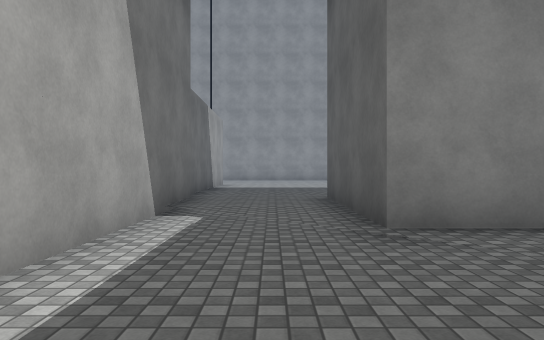
View 1 (above)

16 first-person views from a walk through a 3-D level made in the Unity game engine. The camera is 1.3 m above the floor, looks level and sees 70° across. The floor is counted in squares, 2 m on a side. Each view is taken from the middle of a square. On the plan, view 1 faces up. The plan holds only what a view shows up to about 11 squares ahead; the rest is blank. The place goes on beyond the plan. Surface patterns are stand-ins for the level's own textures.

View 2
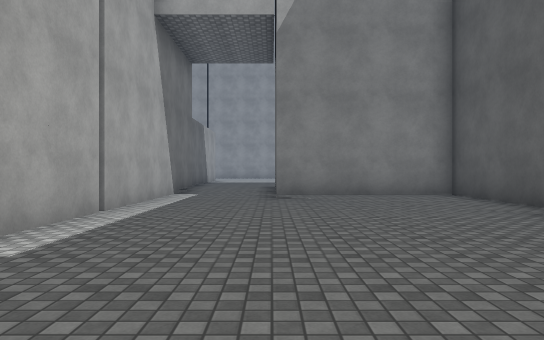

View 3
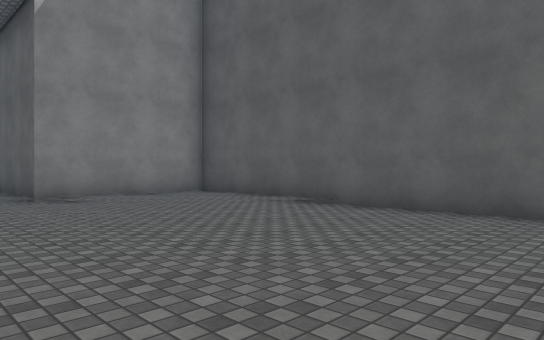

View 4
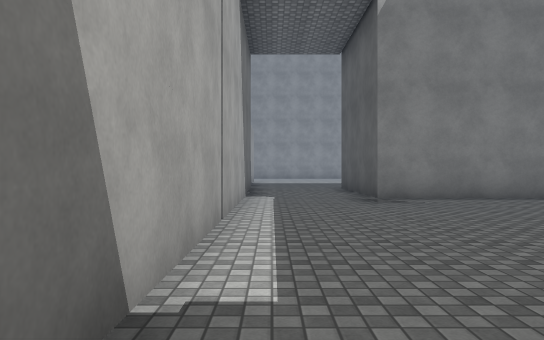

View 5
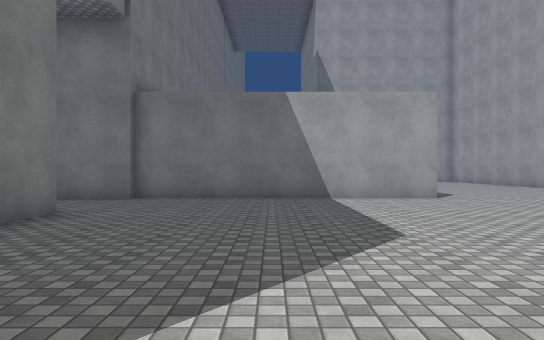

View 6
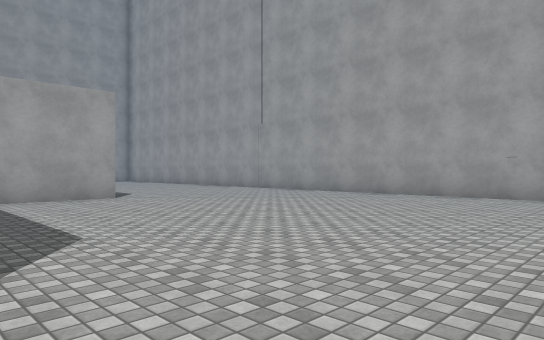

View 7
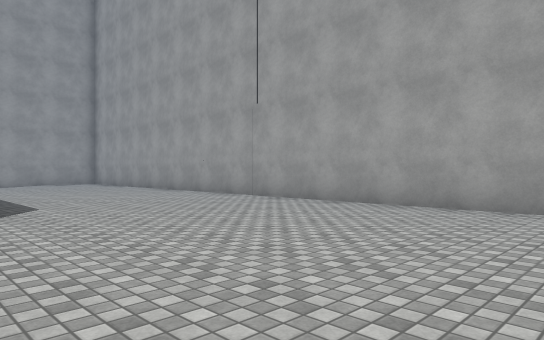

View 8
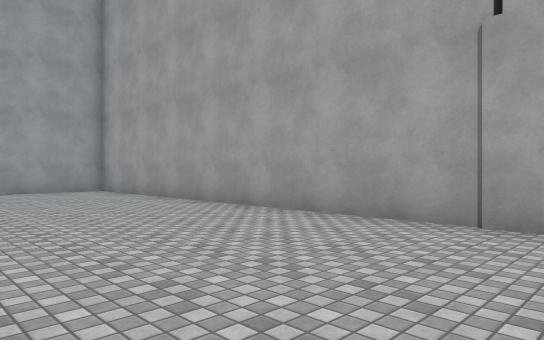

View 9
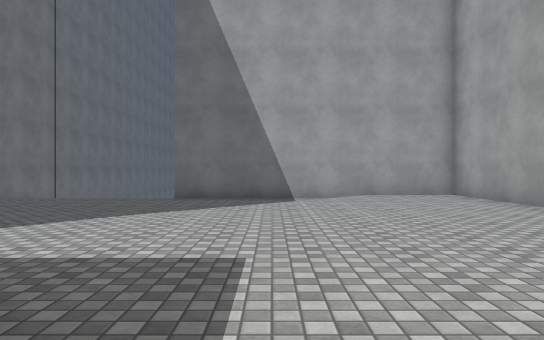

View 10
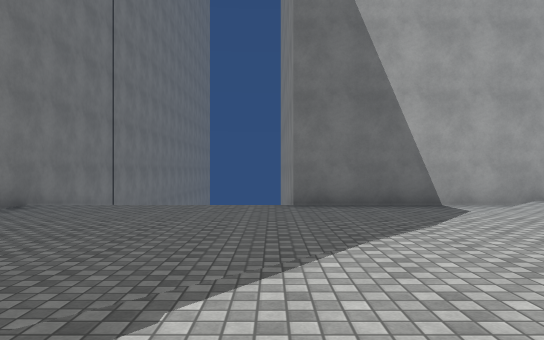

View 11
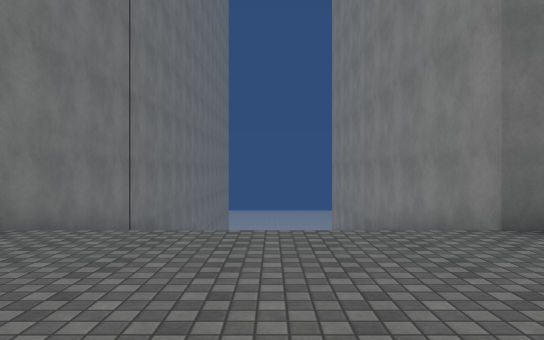

View 12
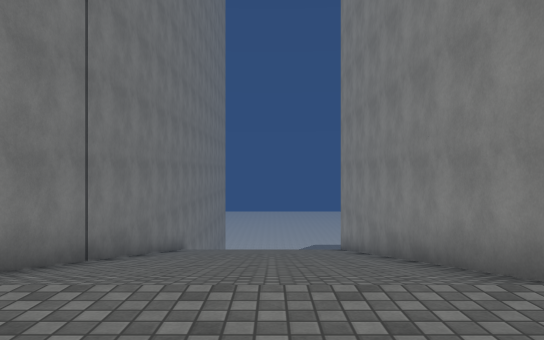

View 13
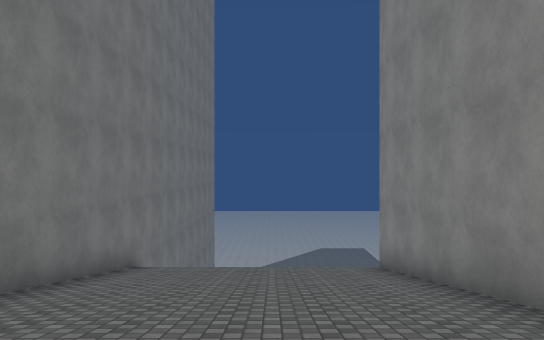

View 14
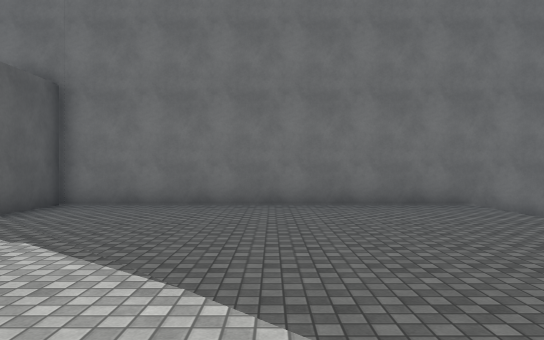

View 15
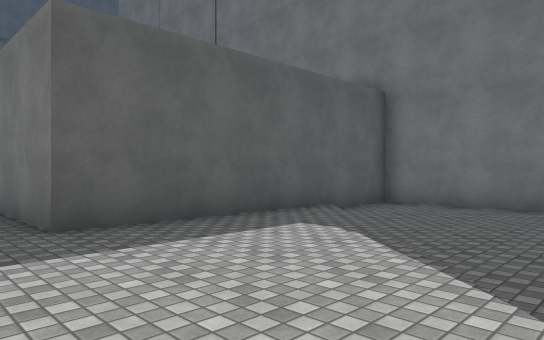

View 16
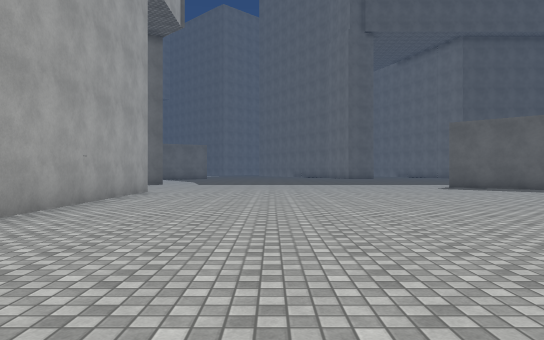

### Floor plan
Key: @ floor where view 1 was taken; # wall or solid block; . main floor; - floor 0.25 m lower than the main floor; / step, stairs or slope; v drop or lower ground.
Columns run from 28 left of view 1 to 8 right of it. Each row starts with its distance up from view 1.
 21               #######################
 20               #......................
 19               #......................
 18               #......................
 17               #/.....................
 16               #-/....................
 15               #--/.....####..........
 14   #############---/....#  #..........
 13   v////////////----/...#  #..........
 12   v////////////-----/..#  #..........
 11   v////////////------/.#  #..........
 10   v////////////-------/#  #..........
  9   v////////////--------#  #.......
  8 ########################  #.....
  7                           #..##
  6                           #..#
  5                           #/.#
  4                           #-/#####
  3                           #--/...#
  2                           #---/..#
  1                           #----/.#
  0                           #-@---/#
 -1                           #------#
 -2                           #------#
 -3                           #------#
 -4                            ------#
 -5                            - --

Positions as (right, up) in squares from view 1, and headings:
1: (0, 0), facing up
2: (1, -5), facing up
3: (-1, -5), facing up-right
4: (-1, -4), facing up
5: (7, 11), facing left
6: (7, 11), facing up-left
7: (4, 14), facing up-left
8: (-2, 16), facing up-left
9: (-4, 16), facing left
10: (-6, 13), facing left
11: (-10, 11), facing left
12: (-12, 11), facing left
13: (-17, 11), facing left
14: (-10, 16), facing down
15: (-10, 16), facing down-right
16: (-3, 17), facing right
